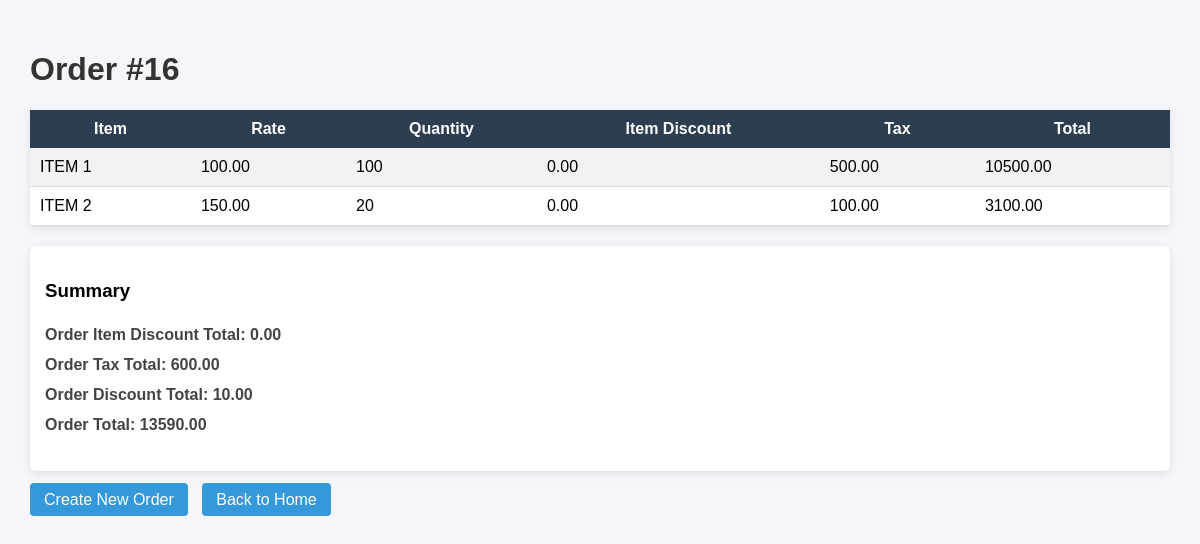
Screenshot of /orders/16/ with the database file from the repository.
### web/models.py (models this page shows, shortened)
class Order(models.Model):
    document_number = models.CharField(max_length=20, unique=True, editable=False, blank=True)
    created_at = models.DateTimeField(auto_now_add=True)
    updated_at = models.DateTimeField(auto_now=True)
    order_discount = models.DecimalField(max_digits=30, decimal_places=2, default=0)
    @cached_property
    def items(self):
        return self.orderitem_set.all()
    @cached_property
    def order_item_discount_total(self):
        return sum([item.item_discount for item in self.items])
    @cached_property
    def order_tax_total(self):
        return sum([item.tax_amount for item in self.items])
    @cached_property
    def subtotal_before_order_discount(self):
        return sum([item.total_price for item in self.items])
    @cached_property
    def order_total(self):
        total = self.subtotal_before_order_discount - self.order_discount
        return max(total, 0)
    @cached_property
    def order_discount_total(self):
        return self.order_discount + self.order_item_discount_total

class OrderItem(models.Model):
    order = models.ForeignKey(Order, on_delete=models.CASCADE)
    sale_item = models.ForeignKey(SaleItem, on_delete=models.PROTECT)
    quantity = models.PositiveIntegerField(default=1, validators=[MinValueValidator(1)])
    item_discount = models.DecimalField(max_digits=30, decimal_places=2, default=0)
    @cached_property
    def price_without_discount(self):
        return self.sale_item.rate * self.quantity
    @cached_property
    def price_after_discount(self):
        return max(self.price_without_discount - self.item_discount, 0)
    @cached_property
    def tax_amount(self):
        return self.sale_item.tax * self.quantity
    @cached_property
    def total_price(self):
        return self.price_after_discount + self.tax_amount

class SaleItem(models.Model):
    name = models.CharField(max_length=255)
    rate = models.DecimalField(max_digits=30, decimal_places=2, default=0)
    tax = models.DecimalField(max_digits=30, decimal_places=2, default=0)
    multiple_allowed = models.BooleanField(default=False)

### web/views.py (the view)
# urls.py: path('orders/<int:order_id>/', views.order_detail, name='order_detail'),
def order_detail(request, order_id):
    order = get_object_or_404(Order, id=order_id)
    return render(request, 'order_detail.html', {'order': order})

### templates/order_detail.html (shortened to what this page needs)
<!DOCTYPE html>
<html>
<head>
</head>
<body>
<h1>Order #{{ order.id }}</h1>
<table>
<tr>
<th>Item</th>
<th>Rate</th>
<th>Quantity</th>
<th>Item Discount</th>
<th>Tax</th>
<th>Total</th>
</tr>
{% for item in order.items %}
<tr>
<td>{{ item.sale_item.name }}</td>
<td>{{ item.sale_item.rate }}</td>
<td>{{ item.quantity }}</td>
<td>{{ item.item_discount }}</td>
<td>{{ item.tax_amount }}</td>
<td>{{ item.total_price }}</td>
</tr>
{% endfor %}
</table>
<div class="summary">
<h3>Summary</h3>
<ul>
<li>Order Item Discount Total: {{ order.order_item_discount_total }}</li>
<li>Order Tax Total: {{ order.order_tax_total }}</li>
<li>Order Discount Total: {{ order.order_discount_total }}</li>
<li>Order Total: {{ order.order_total }}</li>
</ul>
</div>
<div class="links">
<a href="{% url 'create_order' %}">Create New Order</a>
<a href="{% url 'home' %}">Back to Home</a>
</div>
</body>
</html>

### templates/order_detail.html (style rules this page uses)
body { font-family: Arial, Helvetica, sans-serif; background:#f4f6f9; margin:0; padding:30px; }
h1 { color:#333; }
table { width:100%; border-collapse:collapse; margin-top:15px; background:white; box-shadow:0 2px 8px rgba(0,0,0,0.1); }
th { background:#2c3e50; color:white; padding:10px; }
td { padding:10px; border-bottom:1px solid #ddd; }
tr:nth-child(even) { background:#f2f2f2; }
.summary { margin-top:20px; background:white; padding:15px; border-radius:6px; box-shadow:0 2px 8px rgba(0,0,0,0.1); }
.summary ul { list-style:none; padding:0; }
.summary li { padding:6px 0; font-weight:bold; color:#444; }
a { text-decoration:none; color:white; background:#3498db; padding:8px 14px; border-radius:4px; margin-right:10px; }
.links { margin-top:20px; }

### rows the page displays
Order: id "16", order_item_discount_total "0.00", order_tax_total "600.00", order_discount_total "10.00", order_total "13590.00"
OrderItem: sale_item.name "ITEM 1", sale_item.rate "100.00", quantity "100", item_discount "0.00", tax_amount "500.00", total_price "10500.00"
OrderItem: sale_item.name "ITEM 2", sale_item.rate "150.00", quantity "20", item_discount "0.00", tax_amount "100.00", total_price "3100.00"
